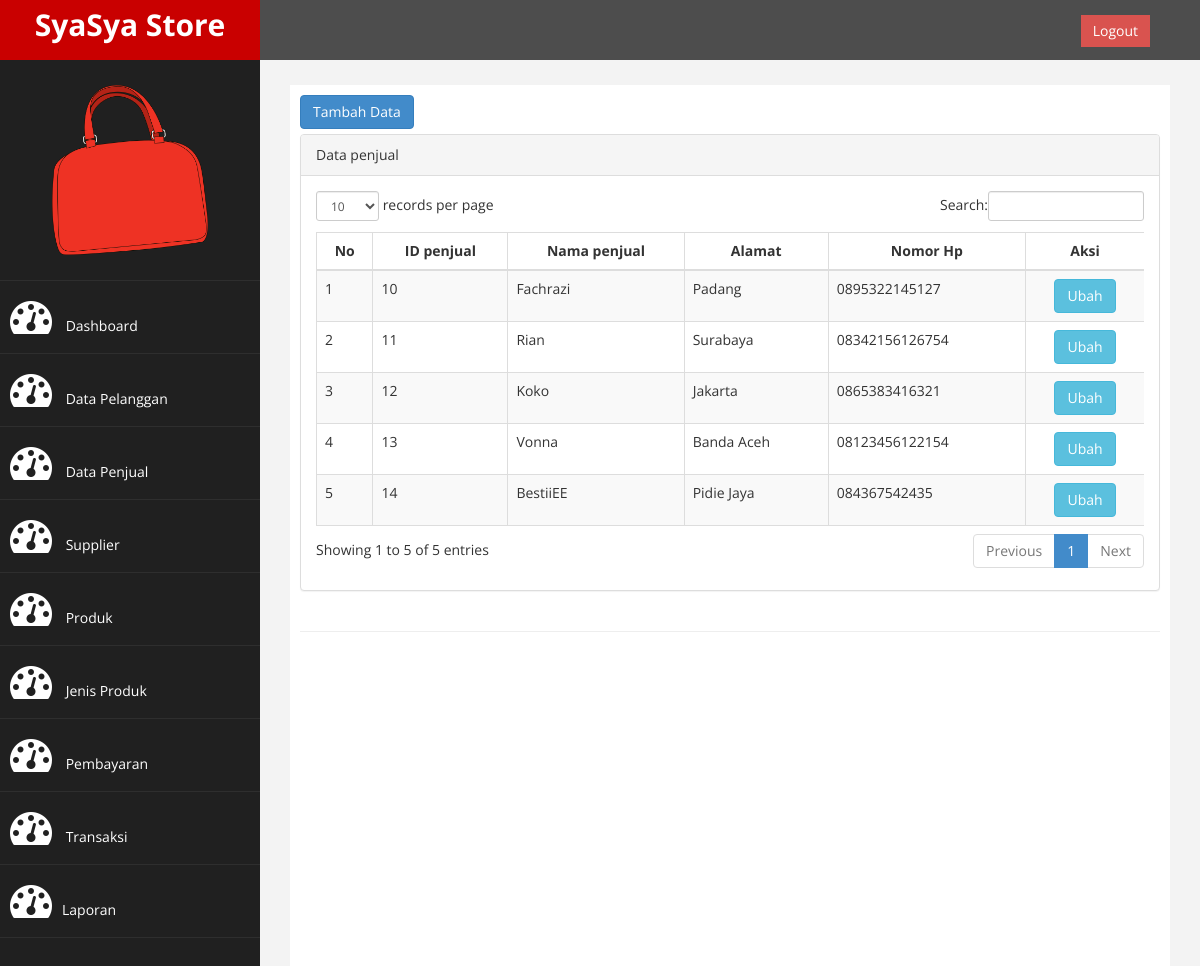
Page /?page=penjual on the committed database.
### tables this page shows
CREATE TABLE `penjual` (
  `id_penjual` varchar(20) NOT NULL,
  `nama_penjual` varchar(100) NOT NULL,
  `alamat` varchar(50) NOT NULL,
  `nomor_telepon` varchar(20) NOT NULL
);

### page/penjual/penjual.php (the view)
<a href="?page=penjual&aksi=tambah" class="btn btn-primary" style="margin-bottom: 5px;">Tambah Data</a>
 <div class="row">
                <div class="col-md-12">
                    <div class="panel panel-default">
                        <div class="panel-heading">
                             Data penjual
                        </div>
                        <div class="panel-body">
                            <div class="table-responsive">
                                <table class="table table-striped table-bordered table-hover" id="dataTables-example">
                                    <thead>
                                        <tr>
                                            <th>No</th>
                                            <th>ID penjual</th>
                                            <th>Nama penjual</th>
                                             <th>Alamat</th>
                                            <th>Nomor Hp</th>
                                            <th class="text-center">Aksi</th>
                                        </tr>
                                    </thead>
                                    <tbody>
                                        <?php
                                            $no = 1;
                                            $sql =$koneksi->query("SELECT * FROM penjual");
                                            while ($data = $sql-> fetch_assoc()) {
                                         ?>
                                        <tr>
                                            <td><?php echo $no++; ?></td>
                                            <td><?php echo $data['id_penjual']; ?></td>
                                            <td><?php echo $data['nama_penjual']; ?></td>
                                            <td><?php echo $data['alamat']; ?></td>
                                            <td><?php echo $data['nomor_telepon']; ?></td>
                                            <td class="text-center">
                                                <a  href="?page=penjual&aksi=ubah&id_penjual=<?php echo $data['id_penjual']; ?>" class="btn btn-info">Ubah</a>
                                            </td>
                                        </tr>
                                        <?php } ?>
                                    </tbody>
                                </table>
                            </div>
                        </div>
                    </div>
                </div>
            </div>

### assets/css/custom.css (style rules this page uses)
body { font-family: 'Open Sans', sans-serif; }
.text-center { text-align:center; }

### rows in the picture
penjual: id_penjual "10", nama_penjual "Fachrazi", alamat "Padang", nomor_telepon "0895322145127"
penjual: id_penjual "11", nama_penjual "Rian", alamat "Surabaya", nomor_telepon "08342156126754"
penjual: id_penjual "12", nama_penjual "Koko", alamat "Jakarta", nomor_telepon "0865383416321"
penjual: id_penjual "13", nama_penjual "Vonna", alamat "Banda Aceh", nomor_telepon "08123456122154"
penjual: id_penjual "14", nama_penjual "BestiiEE", alamat "Pidie Jaya", nomor_telepon "084367542435"
